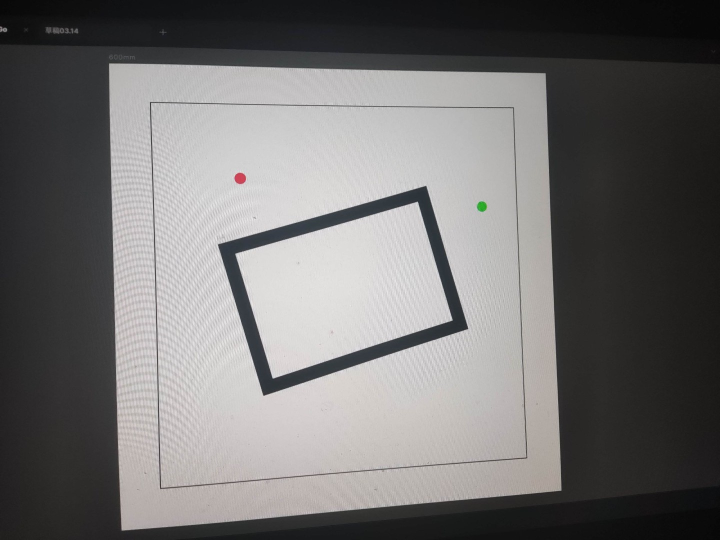
#> input picture week_9/code/src/2.png, 1440 x 1080 px, found by its file name (shown at 1/2 size)
$ python cam.py
#> lines starting #> are read from the running program, lines starting #| are printed output that depends on the picture; after the words box and inside, x2 and y2 are one past the last pixel; in counts of white or black regions, pixels touching at a corner belong together
import cv2
import numpy as np

from typing import List

def calculate_intersection(vertices):
    """
    计算四边形对角线的交点。

    参数:
    vertices: 一个包含四个顶点坐标的列表, 每个顶点是一个二元组(x, y)。

    返回值:
    如果存在交点, 返回交点的坐标(x, y)；如果不存在交点, 返回None。
    """
    x1, y1 = vertices[0]
    x2, y2 = vertices[2]
    x3, y3 = vertices[1]
    x4, y4 = vertices[3]

    dx1, dy1 = x2 - x1, y2 - y1
    dx2, dy2 = x4 - x3, y4 - y3

    det = dx1 * dy2 - dx2 * dy1

    if det == 0 or (dx1 == 0 and dx2 == 0) or (dy1 == 0 and dy2 == 0):
        return None

    dx3, dy3 = x1 - x3, y1 - y3
    det1 = dx1 * dy3 - dx3 * dy1
    det2 = dx2 * dy3 - dx3 * dy2

    if det1 == 0 or det2 == 0:
        return None

    s = det1 / det
    t = det2 / det

    if 0 <= s <= 1 and 0 <= t <= 1:
        intersection_x = x1 + dx1 * t
        intersection_y = y1 + dy1 * t
        return int(intersection_x), int(intersection_y)
    else:
        return None


# [57 lines left out: functions shrink_rectangle, average_points, draw_line_points, pre_cut, not called in this run]
def preprocess_image(img):

    """
    对输入图像进行预处理, 包括灰度转换、高斯模糊、Canny边缘检测, 并返回其中的轮廓信息。
    """
    gray = cv2.cvtColor(img, cv2.COLOR_BGR2GRAY)  # 转换为灰度图像

    blur = cv2.GaussianBlur(gray, (1, 1), 0)  # 高斯滤波去噪

    # [10 lines of commented-out code are left out]
    edges = cv2.Canny(blur, 50, 200)

    contours, _ = cv2.findContours(edges, cv2.RETR_TREE, cv2.CHAIN_APPROX_SIMPLE)  # 查找轮廓
    return contours


def find_max_perimeter_contour(contours, max_allowed_perimeter, min_allowed_perimeter):
    # 输入参数校验
    if not contours or max_allowed_perimeter <= 0:
        raise ValueError("输入的轮廓列表不能为空, 且最大允许周长必须为正数。")

    # 初始化最大周长及对应轮廓变量, 以及标志位表示是否找到符合条件的轮廓
    max_perimeter = 0
    vertices = None

    # 遍历轮廓列表
    for cnt in contours:
        # 将当前轮廓近似为四边形
        approx = cv2.approxPolyDP(cnt, 0.09 * cv2.arcLength(cnt, True), True)

        # 确保转换后的形状为四边形
        if len(approx) == 4:
            # 计算四边形周长
            perimeter = cv2.arcLength(approx, True)
            perimeter_allowed = (perimeter <= max_allowed_perimeter) and (perimeter >= min_allowed_perimeter)

            if perimeter_allowed and perimeter > max_perimeter:
                # 计算四边形角度
                cosines = []
                for i in range(4):
                    p0 = approx[i][0]
                    p1 = approx[(i + 1) % 4][0]
                    p2 = approx[(i + 2) % 4][0]
                    v1 = p0 - p1
                    v2 = p2 - p1
                    cosine_angle = np.dot(v1, v2) / (np.linalg.norm(v1) * np.linalg.norm(v2))
                    angle = np.arccos(cosine_angle) * 180 / np.pi
                    cosines.append(angle)

                # 若当前轮廓周长在允许范围内、大于当前最大周长且角度大于等于N度
                if all(angle >= 30 for angle in cosines):
                    max_perimeter = perimeter
                    vertices = approx.reshape(4, 2)

    # 检查是否找到符合条件的轮廓
    if vertices is None:
        # 返回空列表代替None, 或可选择抛出异常
        return None
    else:
        return vertices

def roi_cut(image, vertices):
    mask = np.zeros_like(image)
    cv2.fillPoly(mask, [vertices], (255, 255, 255))
    masked_image = cv2.bitwise_and(image, mask)

    return masked_image

def find_point(image):

    hsv = cv2.cvtColor(image, cv2.COLOR_BGR2HSV)
    def find_max_contours(mask):
        contours, _ = cv2.findContours(mask, cv2.RETR_EXTERNAL, cv2.CHAIN_APPROX_SIMPLE)

        if len(contours) > 0:
            # 找到最大的轮廓
            largest_contour = max(contours, key=cv2.contourArea)
            # 找到最大轮廓的外接矩形
            x, y, w, h = cv2.boundingRect(largest_contour)

            center_x = x + w / 2  # 计算中心点 x 坐标
            center_y = y + h / 2  # 计算中心点 y 坐标

            point = [x, y, w, h, center_x, center_y]
            # print(point)
            return point
        else:
            return [0,0,0,0,0,0]

    def find_red_point(hsv):
        lower = np.array([0, 100, 100])
        upper = np.array([10, 255, 255])
        mask1 = cv2.inRange(hsv, lower, upper)

        lower = np.array([160, 100, 100])
        upper = np.array([179, 255, 255])
        mask2 = cv2.inRange(hsv, lower, upper)

        mask = mask1 | mask2

        return find_max_contours(mask)
    def find_green_point(hsv):
        # 绿色范围
        lower = np.array([40, 100, 100])
        upper = np.array([80, 255, 255])
        mask = cv2.inRange(hsv, lower, upper)

        return find_max_contours(mask)

    # [11 lines left out: functions find_yellow_point, find_white_point, not called in this run]

    red_point = find_red_point(hsv)
    green_point = find_green_point(hsv)

    if red_point[0] == 0 or green_point[0] == 0:
        yellow_point = find_yellow_point(hsv)
        red_point    = yellow_point
        green_point  = yellow_point
        print("\n红绿光重叠, 找黄光\n")

        if yellow_point[0] == 0:
            white_point = find_white_point(hsv)
            red_point   = white_point
            green_point = white_point
            print("\n黄光找不到, 找白光\n")

    return red_point, green_point

def draw_point(image, point, bgr = ( 0, 255, 255) , color = ' '):

    [x, y, w, h, center_x, center_y] = point
    # 在图像上绘制方框
    cv2.rectangle(image, (x, y), (x + w, y + h), bgr, 1)

    # 绘制坐标
    text = f"{color} point: ({center_x}, {center_y})"
    cv2.putText(image, text, (x, y - 10), cv2.FONT_HERSHEY_SIMPLEX, 0.5, bgr, 1)

    return image


def draw_contour_and_vertices(img: cv2.Mat, vertices: List[List[int]], scale: float) -> cv2.Mat:
    """
    在图像上绘制四边形的轮廓、顶点、对角线、交点, 并等比缩小重新绘制。

    :param img: 输入的OpenCV图像
    :param vertices: 四边形的顶点列表, 格式为[[x1, y1], [x2, y2], [x3, y3], [x4, y4]]
    :param scale: 缩小比例
    :return: 绘制后的图像
    """
    small_vertices = []

    try:
        if vertices is not None:
            # 将四边形顶点列表转换为适合drawContours()的格式
            contour = np.array([vertices], dtype=np.int32)
            cv2.drawContours(img, [contour], 0, (255, 0, 0), 2)
        else:
            print("顶点无效或缺失,跳过轮廓绘制。")

        for i, vertex in enumerate(vertices):  # 绘制每个角点和坐标
            cv2.circle(img, (vertex[0], vertex[1]), 5, (0, 0, 255), -1)
            cv2.putText(
                img,
                f"({vertex[0]}, {vertex[1]})",
                (vertex[0] + 5, vertex[1] - 5),
                cv2.FONT_HERSHEY_SIMPLEX,
                0.5, (0, 0, 255), 1, cv2.LINE_AA,
            )

        cv2.line(  # 绘制对角线
            img,
            (vertices[0][0], vertices[0][1]),
            (vertices[2][0], vertices[2][1]),
            (0, 255, 0), 1,
        )
        cv2.line(
            img,
            (vertices[1][0], vertices[1][1]),
            (vertices[3][0], vertices[3][1]),
            (0, 255, 0), 1,
        )

        intersection = calculate_intersection(vertices)  # 计算两个对角线的交点

        # 绘制交点和坐标
        if intersection is not None:
            cv2.circle(
                img, (int(intersection[0]), int(intersection[1])), 5, (0, 0, 255), -1
            )
            cv2.putText(
                img,
                f"({int(intersection[0])}, {int(intersection[1])})",
                (int(intersection[0]) + 5, int(intersection[1]) - 5),
                cv2.FONT_HERSHEY_SIMPLEX,
                0.5, (0, 0, 255), 1, cv2.LINE_AA,
            )

            # 绘制等比缩小后的图像
            """ small_vertices = shrink_rectangle(
                vertices, intersection[0], intersection[1], scale
            ) """

            _, inv_M = persp_trans(img, vertices)  # 获取透视变换矩阵

            small_vertices = shrink_rectangle_new(img, scale)  # 缩小矩形

            small_vertices = inv_trans_vertices(small_vertices, inv_M)


            cv2.drawContours(img, [small_vertices], 0, (255, 0, 0), 2)  # 绘制四边形的边框

            for vertex in small_vertices:
                cv2.circle(img, vertex, 5, (0, 0, 255), -1)
                cv2.putText(
                    img,
                    f"({int(vertex[0])}, {int(vertex[1])})",
                    (vertex[0] + 5, vertex[1] - 5),
                    cv2.FONT_HERSHEY_SIMPLEX,
                    0.5, (0, 0, 255), 1, cv2.LINE_AA,
                )

    except Exception as e:
        print(f"绘制过程中发生错误: {e}")

    return img, small_vertices

####################################################

def persp_trans(img, vertices):
    # 对四边形顶点坐标进行排序
    rect = np.zeros((4, 2), dtype="float32")
    rect[0] = vertices[0]
    rect[1] = vertices[3]
    rect[2] = vertices[2]
    rect[3] = vertices[1]

    height, width = img.shape[:2]  # 获取图像的高度和宽度

    # 定义目标矩形的顶点坐标，即变换后的图像矩形框
    dst = np.array([[0, 0], [width - 1, 0], [width - 1, height - 1], [0, height - 1]], dtype="float32")

    # 计算透视变换矩阵
    M = cv2.getPerspectiveTransform(rect, dst)
    inv_M = np.linalg.inv(M)

    # 返回变换后的图像及变换矩阵
    return M, inv_M

# [11 lines left out: function draw_warped_image, not called in this run]


def shrink_rectangle_new(img, scale):
    """
    参数:
    img: 一个数组，代表图像
    scale: 缩小的比例因子，表示新矩形的大小是原矩形大小的scale倍。

    返回值:
    返回一个类型为numpy.int32的二维数组，包含四个点的坐标，这四个点分别代表缩小后矩形的四个顶点。
    """

    height, width = img.shape[:2]

    rectangle_vertices = [[],[],[],[]]

    rectangle_vertices[0] = [0, 0]
    rectangle_vertices[1] = [0, height]
    rectangle_vertices[2] = [width, height]
    rectangle_vertices[3] = [width, 0]

    #print (rectangle_vertices)

    center_x = width // 2
    center_y = height // 2

    small_vertices = []

    for vertex in rectangle_vertices:
        new_x = int(center_x + (vertex[0] - center_x) * scale)
        new_y = int(center_y + (vertex[1] - center_y) * scale)
        small_vertices.append([new_x, new_y])

    #print (small_vertices)

    return np.array(small_vertices, dtype=np.int32)


def inv_trans_vertices(small_vertices, inv_M):
    """
    反变换顶点集合

    参数:
    small_vertices: 一个二维数组，代表待变换的顶点集合，每个顶点为2D坐标。
    inv_M: 一个4x4的矩阵，代表待应用的逆变换矩阵。

    返回值:
    一个二维数组，表示应用逆变换后的顶点集合，顶点仍为2D坐标，但取整至最接近的整数。
    """

    vertices_array = np.array(small_vertices, dtype=np.float32)
    vertices_homo = np.concatenate([vertices_array, np.ones((vertices_array.shape[0], 1))], axis=1)

    inv_trans_vertices_homo = np.dot(inv_M, vertices_homo.T).T
    inv_trans_vertices = inv_trans_vertices_homo[:, :2] / inv_trans_vertices_homo[:, 2, None]

    inv_trans_vertices_int = inv_trans_vertices.astype(int)

    return inv_trans_vertices_int

#################################################################

img = None

if __name__ == "__main__":
    print("开始")

    # 读取图像
    img = cv2.imread('week_9/code/src/2.png')
#> img is the input picture: shape (1080, 1440, 3); mean B, G, R 111.9, 112.3, 113.7

    # 预处理图像，获取轮廓
    contours = preprocess_image(img)
#> in preprocess_image, `edges = cv2.Canny(blur, 50, 200)`:
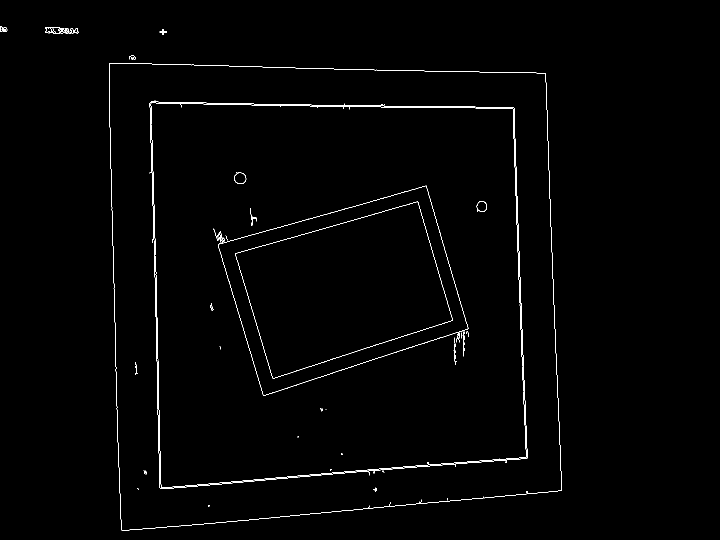
#> edges: shape (1080, 1440) (shown at 1/2 size); 0.86% white in thin lines or dots, all inside (x1, y1, x2, y2) = (0, 53, 1123, 1062)
#> in preprocess_image, `contours, _ = cv2.findContours(edges, cv2.RETR_TREE, cv2.CHAIN_APPROX_..`: contours = 74 contours, 50 with area under 20; largest, box (x1, y1, x2, y2) and area: (218, 126, 1123, 1062) 778046, (218, 126, 1123, 1062) 778040, (436, 371, 937, 792) 132368, (436, 371, 937, 792) 132314, (470, 403, 906, 757) 96216

    # 如果轮廓不为空，则寻找具有最大周长的矩形
    if contours is not None:
        vertices = find_max_perimeter_contour(contours, 10090*4, 200*4)
#> the loop in find_max_perimeter_contour, `for cnt in contours:` made 74 passes
#> (perimeter, perimeter_allowed, max_perimeter, vertices) on pass 1: (3523.7, True, 3523.7, [[218, 127], [243, 1060], [1122, 981], [1090, 146]])
#> after the loop in find_max_perimeter_contour, `for cnt in contours:`: cosines = [86.4, 92.94, 93.44, 87.22]; max_perimeter = 3523.7
#> vertices = [[218, 127], [243, 1060], [1122, 981], [1090, 146]]

    # 如果找到了轮廓的顶点，则进行ROI切割，并寻找红点和绿点
    if vertices is not None:

        # 根据顶点进行ROI区域切割
        roi_img = roi_cut(img, vertices)
#> in roi_cut, `cv2.fillPoly(mask, [vertices], (255, 255, 255))`:
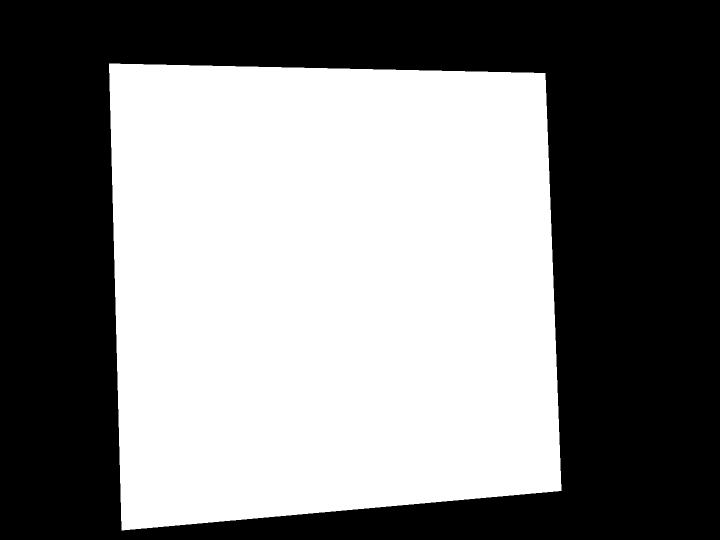
#> mask: shape (1080, 1440, 3) (shown at 1/2 size); 49.9% white; 1 white region, box (x1, y1, x2, y2) and area: (218, 127, 1123, 1061) 776558
#> in roi_cut, `masked_image = cv2.bitwise_and(image, mask)`:
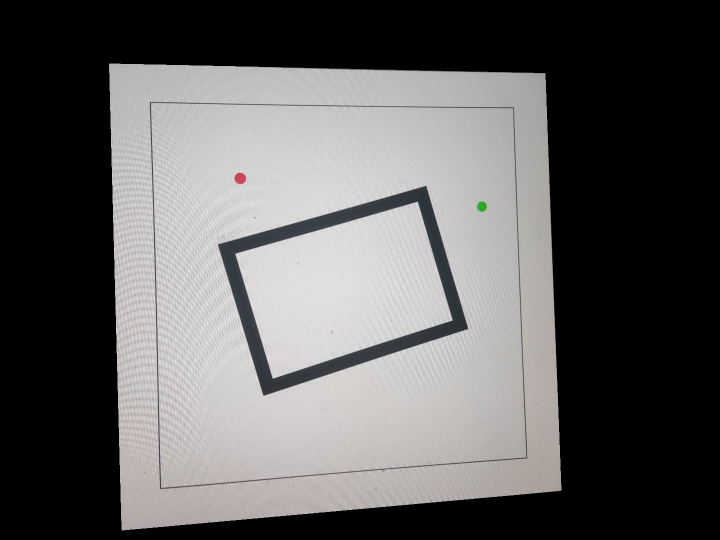
#> masked_image: shape (1080, 1440, 3) (shown at 1/2 size); mean B, G, R 93.4, 93.8, 95.1

        # 在ROI图像中寻找红点和绿点
        red_point, green_point = find_point(roi_img)
#> in find_red_point, `mask2 = cv2.inRange(hsv, lower, upper)`:
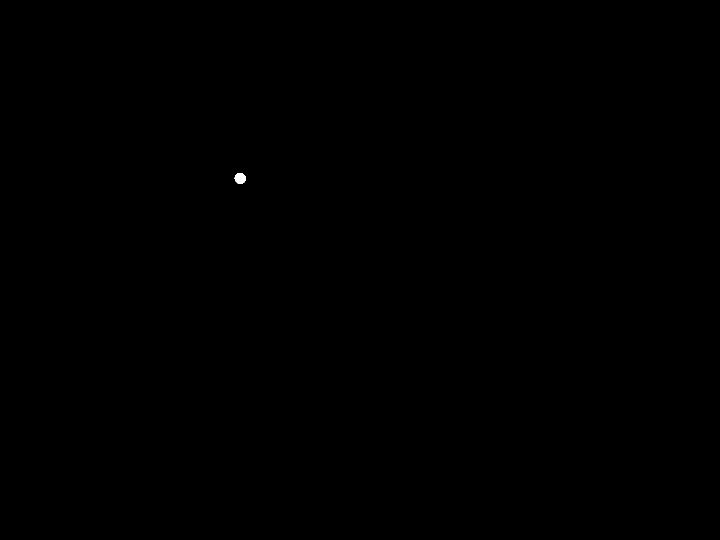
#> mask2: shape (1080, 1440) (shown at 1/2 size); 0.02% white; 1 white region
#> in find_max_contours, `contours, _ = cv2.findContours(mask, cv2.RETR_EXTERNAL, cv2.CHAIN_APPR..`: contours = 1 contour; box (x1, y1, x2, y2) and area: (469, 346, 492, 368) 355
#> in find_max_contours, `largest_contour = max(contours, key=cv2.contourArea)`: largest_contour = contour of 32 points, box (x1, y1, x2, y2) (469, 346, 492, 368), area 355
#> in find_max_contours, `x, y, w, h = cv2.boundingRect(largest_contour)`: x = 469; y = 346; w = 23; h = 22
#> in find_max_contours, `center_x = x + w / 2`: center_x = 480.5
#> in find_max_contours, `center_y = y + h / 2`: center_y = 357
#> in find_max_contours, `point = [x, y, w, h, center_x, center_y]`: point = [469, 346, 23, 22, 480.5, 357]
#> in find_max_contours (call 2), `contours, _ = cv2.findContours(mask, cv2.RETR_EXTERNAL, cv2.CHAIN_APPR..`: contours = 1 contour; box (x1, y1, x2, y2) and area: (954, 403, 974, 423) 278
#> in find_point, `green_point = find_green_point(hsv)`: green_point = [954, 403, 20, 20, 964, 413]
#> red_point = [469, 346, 23, 22, 480.5, 357]; green_point = [954, 403, 20, 20, 964, 413]

        # 如果找到红点，则在原图上标注红点
        if red_point is not None:
            draw_point(img, red_point, color = 'red ')
#> in draw_point, `[x, y, w, h, center_x, center_y] = point`: x = 469; y = 346; w = 23; h = 22; center_x = 480.5; center_y = 357
#> in draw_point, `text = f"{color} point: ({center_x}, {center_y})"`: text = 'red  point: (480.5, 357.0)'

        # 如果找到绿点，则在原图上标注绿点
        if green_point is not None:
            draw_point(img, green_point, color = 'green ')

        # 在原图上绘制轮廓和顶点
        img, _ = draw_contour_and_vertices(img, vertices, (5/6))  # 绘制轮廓和顶点，调整比例因子
#> in draw_contour_and_vertices, `contour = np.array([vertices], dtype=np.int32)`: contour has the same summary as vertices outside draw_contour_and_vertices
#> in draw_contour_and_vertices, `cv2.drawContours(img, [contour], 0, (255, 0, 0), 2)`:
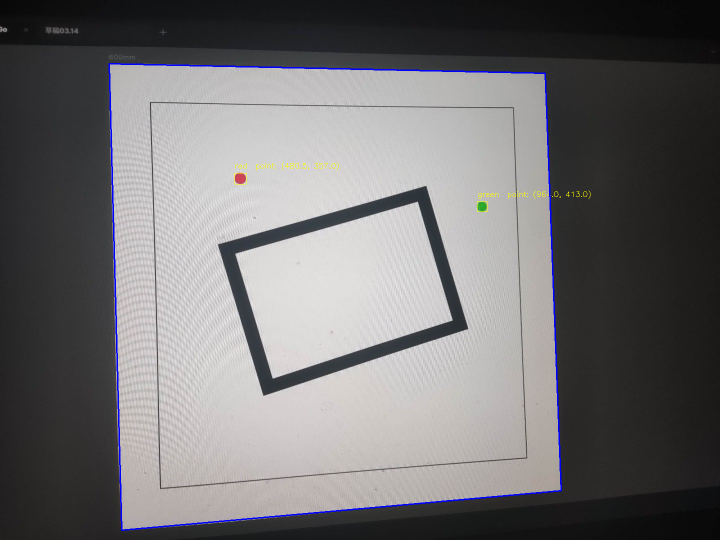
#> img: shape (1080, 1440, 3) (shown at 1/2 size); mean B, G, R 112.5, 111.4, 112.8
#> the loop in draw_contour_and_vertices, `for i, vertex in enumerate(vertices):` made 4 passes
#> after the loop in draw_contour_and_vertices, `for i, vertex in enumerate(vertices):`:
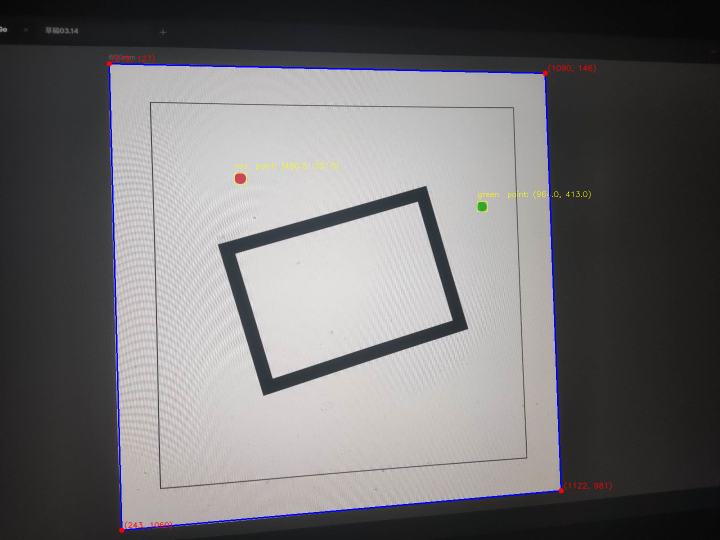
#> img: shape (1080, 1440, 3) (shown at 1/2 size); 0.17% of pixels changed, all inside (x1, y1, x2, y2) = (213, 109, 1224, 1066)
#> in calculate_intersection, `x1, y1 = vertices[0]`: x1 = 218; y1 = 127
#> in calculate_intersection, `x2, y2 = vertices[2]`: x2 = 1122; y2 = 981
#> in calculate_intersection, `x3, y3 = vertices[1]`: x3 = 243; y3 = 1060
#> in calculate_intersection, `x4, y4 = vertices[3]`: x4 = 1090; y4 = 146
#> in calculate_intersection, `dx1, dy1 = x2 - x1, y2 - y1`: dx1 = 904; dy1 = 854
#> in calculate_intersection, `dx2, dy2 = x4 - x3, y4 - y3`: dx2 = 847; dy2 = -914
#> in calculate_intersection, `det = dx1 * dy2 - dx2 * dy1`: det = -1549594
#> in calculate_intersection, `dx3, dy3 = x1 - x3, y1 - y3`: dx3 = -25; dy3 = -933
#> in calculate_intersection, `det1 = dx1 * dy3 - dx3 * dy1`: det1 = -822082
#> in calculate_intersection, `det2 = dx2 * dy3 - dx3 * dy2`: det2 = -813101
#> in calculate_intersection, `s = det1 / det`: s = 0.531
#> in calculate_intersection, `t = det2 / det`: t = 0.525
#> in calculate_intersection, `intersection_x = x1 + dx1 * t`: intersection_x = 692.3
#> in calculate_intersection, `intersection_y = y1 + dy1 * t`: intersection_y = 575.1
#> in draw_contour_and_vertices, `intersection = calculate_intersection(vertices)`: intersection = (692, 575)
#> in persp_trans, `M = cv2.getPerspectiveTransform(rect, dst)`: M = [[1.44, -0.0387, -310], [-0.0249, 1.14, -139.9], [-0.000117, 1.61e-05, 1]]
#> in persp_trans, `inv_M = np.linalg.inv(M)`: inv_M = [[0.711, 0.0209, 223.2], [0.0256, 0.873, 130.1], [8.27e-05, -1.16e-05, 1.02]]
#> in draw_contour_and_vertices, `small_vertices = shrink_rectangle_new(img, scale)`: small_vertices = [[120, 90], [120, 990], [1320, 990], [1320, 90]]
#> in inv_trans_vertices, `vertices_homo = np.concatenate([vertices_array, np.ones((vertices_arra..`: vertices_homo = [[120, 90, 1], [120, 990, 1], [1320, 990, 1], [1320, 90, 1]]
#> in inv_trans_vertices, `inv_trans_vertices_homo = np.dot(inv_M, vertices_homo.T).T`: inv_trans_vertices_homo = [[310.4, 211.7, 1.03], [329.2, 997.6, 1.02], [1182, 1028.3, 1.12], [1163.2, 242.4, 1.13]]
#> in inv_trans_vertices, `inv_trans_vertices = inv_trans_vertices_homo[:, :2] / inv_trans_vertic..`: inv_trans_vertices = [[300.5, 205], [322, 975.6], [1053.8, 916.7], [1027.4, 214.1]]
#> in inv_trans_vertices, `inv_trans_vertices_int = inv_trans_vertices.astype(int)`: inv_trans_vertices_int = [[300, 204], [321, 975], [1053, 916], [1027, 214]]
#> the loop in draw_contour_and_vertices, `for vertex in small_vertices:` made 4 passes
#> after the loop in draw_contour_and_vertices, `for vertex in small_vertices:`:
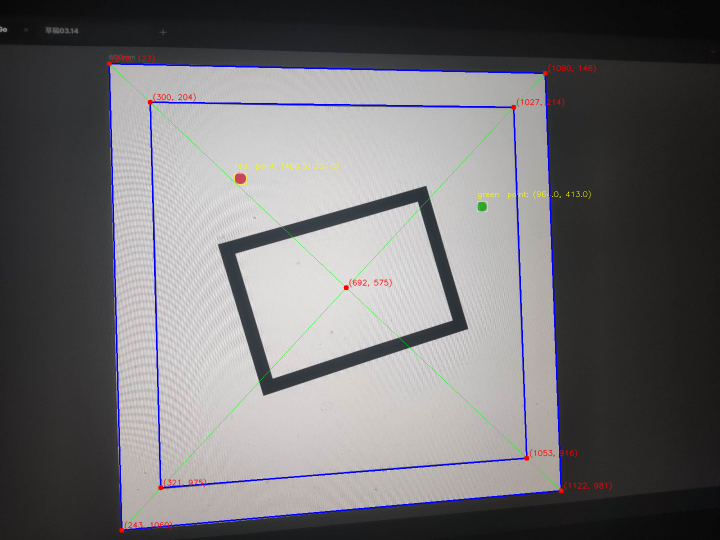
#> img: shape (1080, 1440, 3) (shown at 1/2 size); mean B, G, R 112.7, 110.5, 112.1

    # 显示处理后的图像，并保存
    cv2.imshow("final", img)
    #cv2.imwrite("../out/x-out.jpg", img)
    cv2.waitKey(0)
    cv2.destroyAllWindows()
